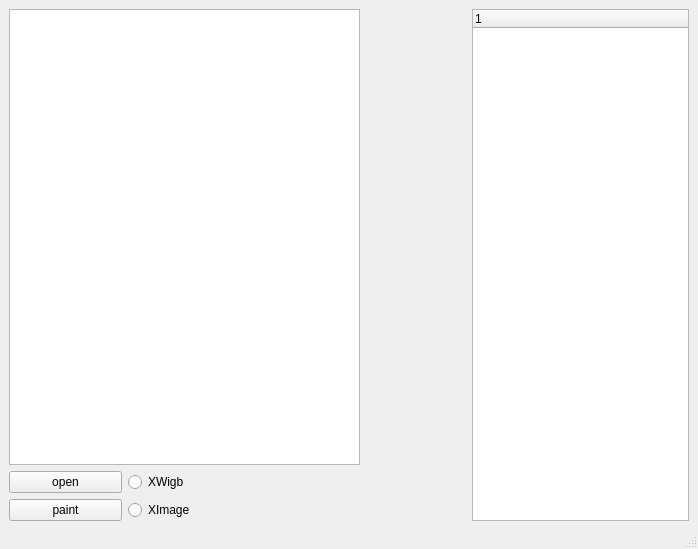
<?xml version="1.0" encoding="UTF-8"?>
<ui version="4.0">
 <class>MainWindow</class>
 <widget class="QMainWindow" name="MainWindow">
  <property name="geometry">
   <rect>
    <x>0</x>
    <y>0</y>
    <width>698</width>
    <height>549</height>
   </rect>
  </property>
  <property name="minimumSize">
   <size>
    <width>670</width>
    <height>530</height>
   </size>
  </property>
  <property name="windowTitle">
   <string>MainWindow</string>
  </property>
  <widget class="QWidget" name="centralwidget">
   <property name="minimumSize">
    <size>
     <width>670</width>
     <height>530</height>
    </size>
   </property>
   <layout class="QGridLayout" name="gridLayout">
    <item row="0" column="0" colspan="3">
     <widget class="QTextEdit" name="textEdit">
      <property name="minimumSize">
       <size>
        <width>351</width>
        <height>417</height>
       </size>
      </property>
      <property name="font">
       <font>
        <pointsize>12</pointsize>
       </font>
      </property>
     </widget>
    </item>
    <item row="0" column="3">
     <spacer name="horizontalSpacer">
      <property name="orientation">
       <enum>Qt::Horizontal</enum>
      </property>
      <property name="sizeHint" stdset="0">
       <size>
        <width>40</width>
        <height>20</height>
       </size>
      </property>
     </spacer>
    </item>
    <item row="0" column="4" rowspan="3">
     <widget class="QTreeWidget" name="p_tree">
      <property name="maximumSize">
       <size>
        <width>235</width>
        <height>16777215</height>
       </size>
      </property>
      <column>
       <property name="text">
        <string notr="true">1</string>
       </property>
      </column>
     </widget>
    </item>
    <item row="1" column="0">
     <widget class="QPushButton" name="open_button">
      <property name="text">
       <string>open</string>
      </property>
     </widget>
    </item>
    <item row="1" column="1">
     <widget class="QRadioButton" name="xwigb">
      <property name="text">
       <string>XWigb</string>
      </property>
     </widget>
    </item>
    <item row="1" column="2" rowspan="2" colspan="2">
     <spacer name="horizontalSpacer_2">
      <property name="orientation">
       <enum>Qt::Horizontal</enum>
      </property>
      <property name="sizeHint" stdset="0">
       <size>
        <width>238</width>
        <height>20</height>
       </size>
      </property>
     </spacer>
    </item>
    <item row="2" column="0">
     <widget class="QPushButton" name="paint_button">
      <property name="text">
       <string>paint</string>
      </property>
     </widget>
    </item>
    <item row="2" column="1">
     <widget class="QRadioButton" name="ximage">
      <property name="text">
       <string>XImage</string>
      </property>
     </widget>
    </item>
   </layout>
  </widget>
  <widget class="QMenuBar" name="menubar">
   <property name="geometry">
    <rect>
     <x>0</x>
     <y>0</y>
     <width>698</width>
     <height>21</height>
    </rect>
   </property>
  </widget>
  <widget class="QStatusBar" name="statusbar"/>
 </widget>
 <resources/>
 <connections/>
</ui>
